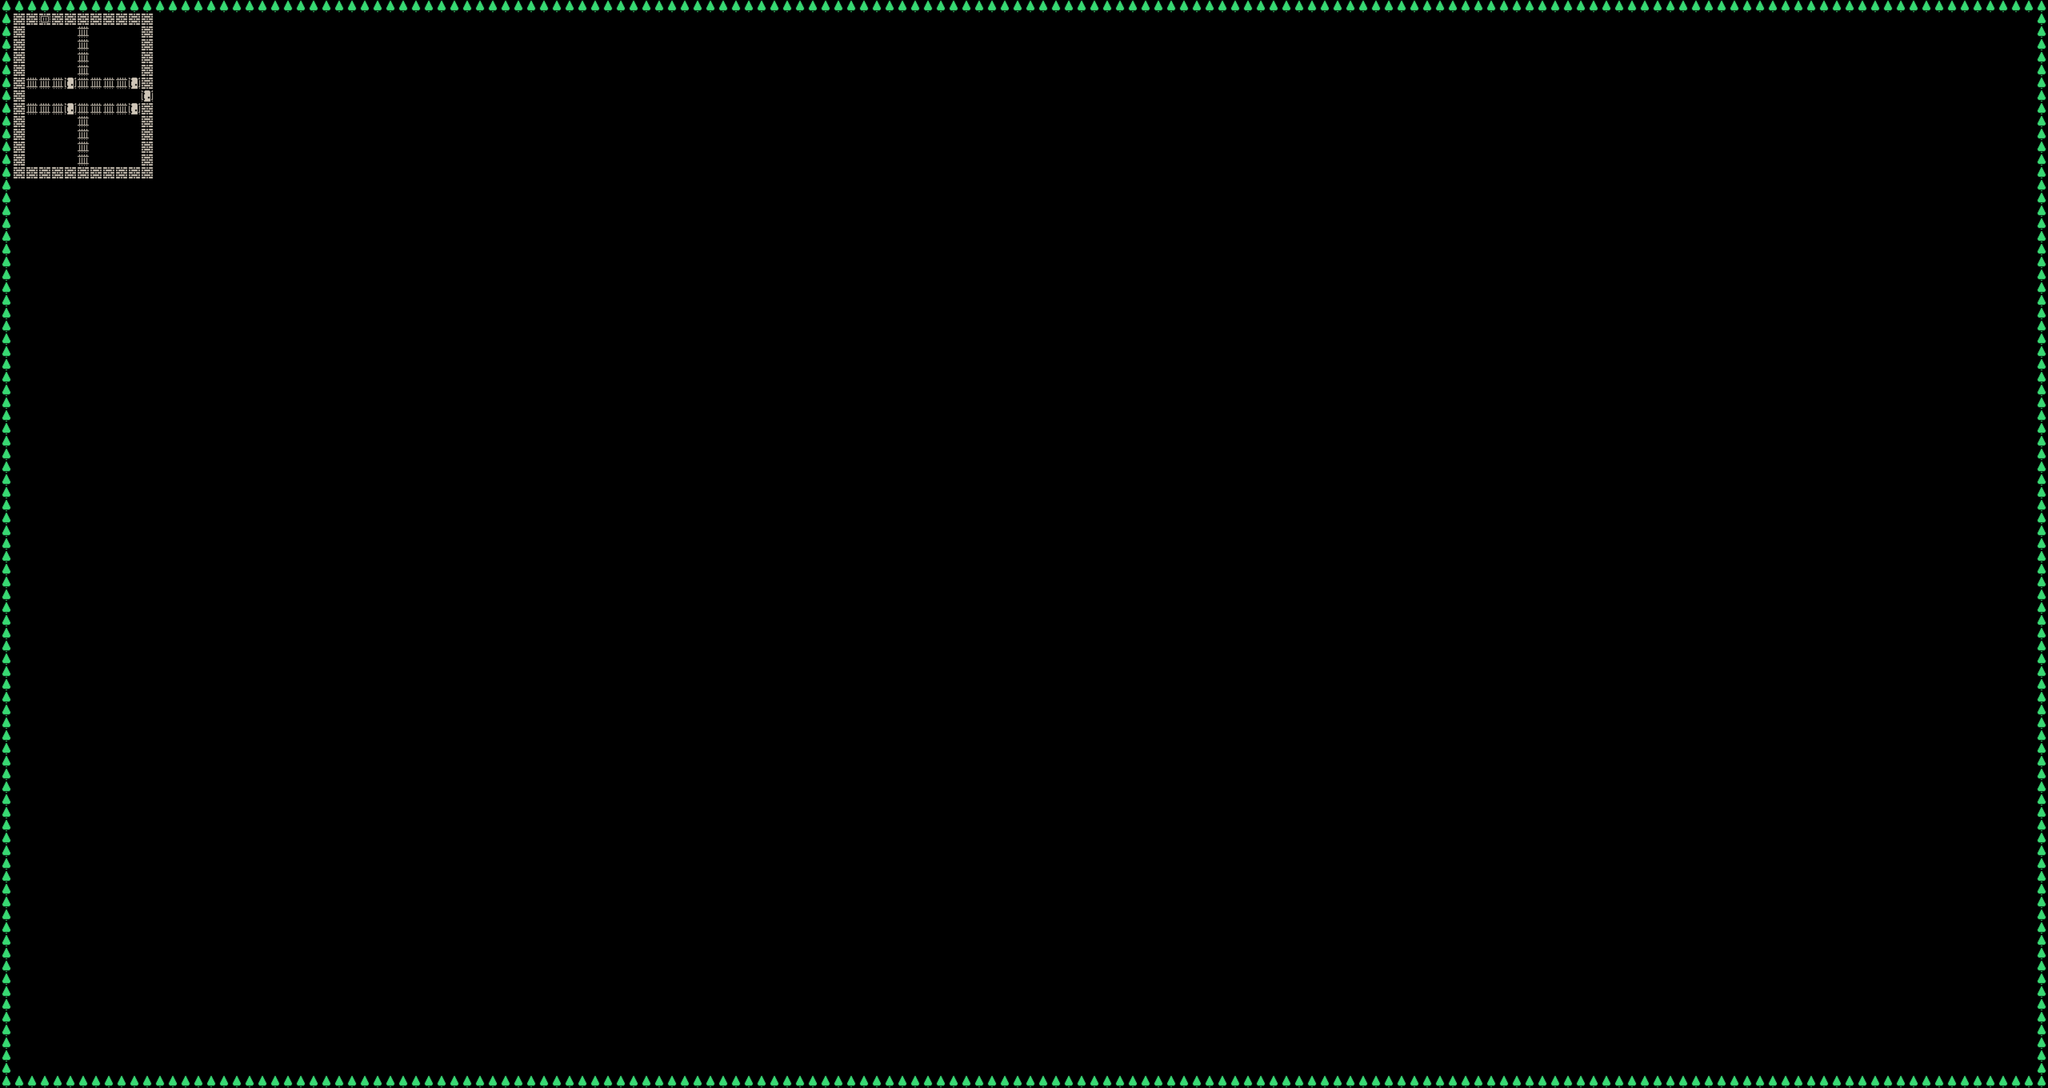

The image is a tile-based game level rendered from a .tmx file. Its description and source (layers, tilesets, objects; grid data summarised) follow:
An orthogonal 160x85 tile map with 32x32 px tiles, 1 tile layer (Calque de Tuiles 1) and 5 objects (5x DOOR).

<map version="1.10" tiledversion="1.11.2" orientation="orthogonal" renderorder="left-up" width="160" height="85" tilewidth="32" tileheight="32" infinite="0" nextlayerid="5" nextobjectid="8">
 <editorsettings>
  <export target="Map.tmj" format="json" />
 </editorsettings>
 <tileset firstgid="1" source="Map.tsx" />
 <layer id="1" name="Calque de Tuiles 1" width="160" height="85">
  <data>[13600 cells, 556 non-empty, 5 distinct tile ids]</data>
 </layer>
 <objectgroup id="2" name="Objects" class="DOOR">
  <object id="3" name="DOOR0" type="DOOR" x="336" y="212">
   <properties>
    <property name="0_id" type="int" value="0" />
    <property name="LOCKED" type="int" value="0" />
    <property name="x" type="int" value="10" />
    <property name="y" type="int" value="7" />
   </properties>
   <point />
  </object>
  <object id="4" name="DOOR1" type="DOOR" x="175.5" y="215.5">
   <properties>
    <property name="0_id" type="int" value="1" />
    <property name="LOCKED" type="int" value="0" />
    <property name="x" type="int" value="5" />
    <property name="y" type="int" value="7" />
   </properties>
   <point />
  </object>
  <object id="5" name="DOOR2" type="DOOR" x="176" y="278.5">
   <properties>
    <property name="0_id" type="int" value="2" />
    <property name="LOCKED" type="int" value="1" />
    <property name="x" type="int" value="5" />
    <property name="y" type="int" value="9" />
   </properties>
   <point />
  </object>
  <object id="6" name="DOOR3" type="DOOR" x="333.5" y="281">
   <properties>
    <property name="0_id" type="int" value="3" />
    <property name="LOCKED" type="int" value="1" />
    <property name="x" type="int" value="10" />
    <property name="y" type="int" value="9" />
   </properties>
   <point />
  </object>
  <object id="7" name="DOOR4" type="DOOR" x="368" y="243.5">
   <properties>
    <property name="0_id" type="int" value="4" />
    <property name="LOCKED" type="int" value="1" />
    <property name="x" type="int" value="11" />
    <property name="y" type="int" value="8" />
   </properties>
   <point />
  </object>
 </objectgroup>
</map>